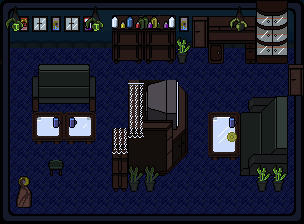

Tiled map render using the project's own tile images. Description and the map definition, with tile-layer contents summarised, below:
An orthogonal 19x14 tile map with 16x16 px tiles, 3 tile layers (Tile Layer 1, Tile Layer 2, Tile Layer 3), 4 tilesets and 40 objects (19x wall,                          ).

<map version="1.10" tiledversion="1.12.2" orientation="orthogonal" renderorder="left-down" width="19" height="14" tilewidth="16" tileheight="16" infinite="0" nextlayerid="8" nextobjectid="145">
 <tileset firstgid="1" source="test_tileset.tsx" />
 <tileset firstgid="81" source="parede_chao_tileset.tsx" />
 <tileset firstgid="93" source="furniture_tileset_v2.tsx" />
 <tileset firstgid="1054" source="parede_chao_tileset_v2.tsx" />
 <layer id="1" name="Tile Layer 1" width="19" height="14">
  <data>[266 cells, 266 non-empty, 5 distinct tile ids]</data>
 </layer>
 <layer id="5" name="Tile Layer 2" width="19" height="14">
  <data>[266 cells, 172 non-empty, 106 distinct tile ids]</data>
 </layer>
 <layer id="7" name="Tile Layer 3" width="19" height="14">
  <data>[266 cells, 51 non-empty, 28 distinct tile ids]</data>
 </layer>
 <objectgroup id="2" name="Object Layer 1">
  <object id="3" name="wall" x="-6.66667" y="16.6667" width="16.8135" height="209.442">
   <properties>
    <property name="collider" type="bool" value="true" />
    <property name="wall" type="bool" value="true" />
   </properties>
  </object>
  <object id="5" name="wall" x="9.66667" y="213" width="281.121" height="15.75">
   <properties>
    <property name="collider" type="bool" value="true" />
    <property name="wall" type="bool" value="true" />
   </properties>
  </object>
  <object id="47" name="wall" x="208" y="48" width="15.2302" height="14.4167">
   <properties>
    <property name="collider" type="bool" value="true" />
    <property name="wall" type="bool" value="true" />
   </properties>
  </object>
  <object id="48" name="wall" x="10.6255" y="32.9678" width="180.487" height="13.75">
   <properties>
    <property name="collider" type="bool" value="true" />
    <property name="wall" type="bool" value="true" />
   </properties>
  </object>
  <object id="51" name="wall" x="210" y="112" width="29.3885" height="45.4809">
   <properties>
    <property name="collider" type="bool" value="true" />
    <property name="wall" type="bool" value="true" />
   </properties>
  </object>
  <object id="52" name="wall" x="286.7" y="49.2825" width="18.2384" height="14.121">
   <properties>
    <property name="collider" type="bool" value="true" />
    <property name="wall" type="bool" value="true" />
   </properties>
  </object>
  <object id="53" x="193.143" y="40.8016" width="14.0518" height="6.08314">
   <properties>
    <property name="collider" type="bool" value="true" />
    <property name="stage_change_name" value="Locked" />
    <property name="stage_push" type="bool" value="true" />
   </properties>
  </object>
  <object id="54" x="284.352" y="66.108" width="7.17305" height="28.0831">
   <properties>
    <property name="collider" type="bool" value="true" />
    <property name="stage_change_name" value="WarningState" />
    <property name="stage_push" type="bool" value="true" />
   </properties>
  </object>
  <object id="55" name="wall" x="32" y="64" width="62.821" height="78.8983">
   <properties>
    <property name="collider" type="bool" value="true" />
    <property name="wall" type="bool" value="true" />
   </properties>
  </object>
  <object id="56" name="wall" x="240" y="96" width="47.8209" height="79.565">
   <properties>
    <property name="collider" type="bool" value="true" />
    <property name="wall" type="bool" value="true" />
   </properties>
  </object>
  <object id="57" name="wall" x="112" y="128" width="15.1543" height="61.8984">
   <properties>
    <property name="collider" type="bool" value="true" />
    <property name="wall" type="bool" value="true" />
   </properties>
  </object>
  <object id="58" name="wall" x="128" y="80" width="38.7677" height="92.7731">
   <properties>
    <property name="collider" type="bool" value="true" />
    <property name="wall" type="bool" value="true" />
   </properties>
  </object>
  </objectgroup>
</map>
<!-- 28 of 40 objects omitted -->
